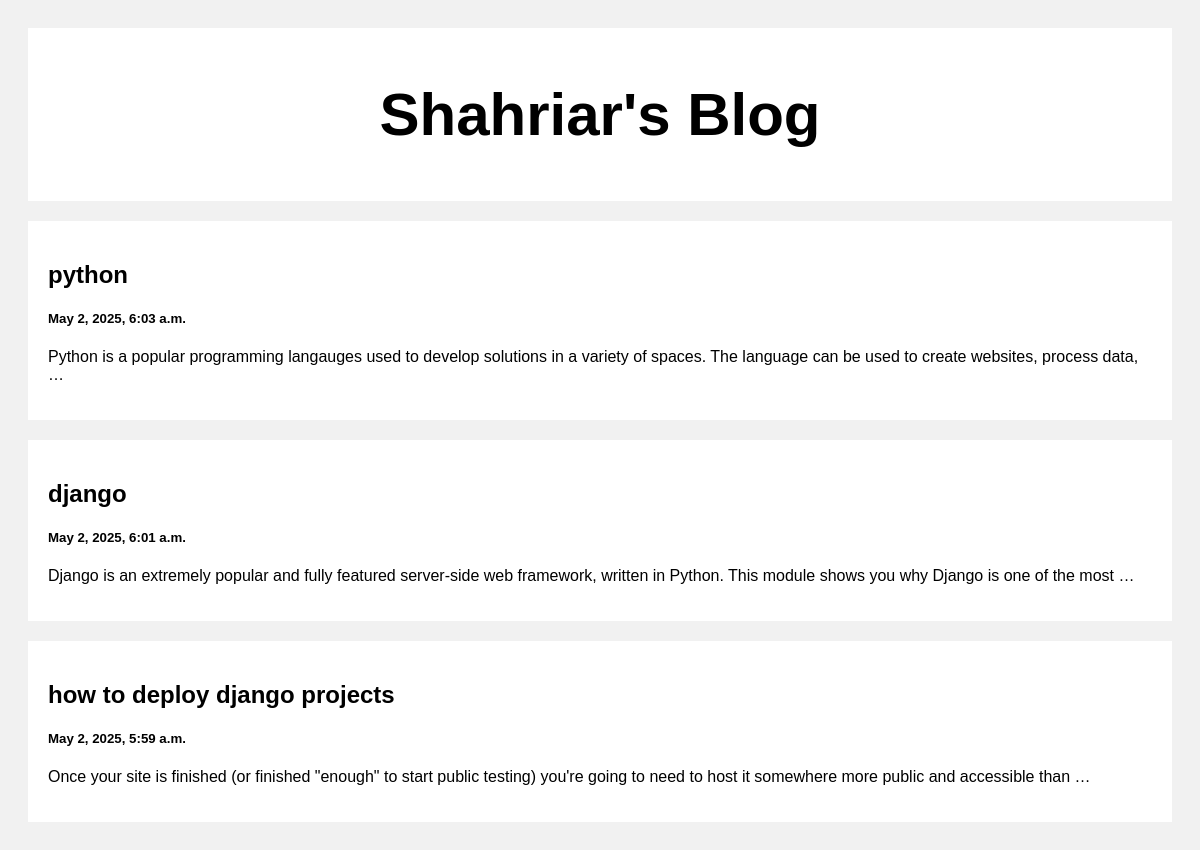
The page / on the database its author committed.
### posts/models.py (models this page shows)
class Post(models.Model):
    title=models.CharField(max_length=100)
    body=models.CharField(max_length=10000000)
    created_at=models.DateTimeField(default=datetime.now,blank=True)

### posts/views.py (the view)
# urls.py: path('',views.index,name='index'),
def index(request):
    posts=Post.objects.all()
    return render(request,'index.html',{'posts':posts})

### templates/index.html (shortened to what this page needs)
<!DOCTYPE html>
<html>
<head>
</head>
<body>
<div class="header">
  <h2>Shahriar's Blog</h2>
</div>
<div class="row">
  <div class="leftcolumn">
    {% for post in posts reversed %}
    <div class="card">
      <a style="text-decoration: none; color: black;" href="/post/{{post.id}}">
        <h2>{{post.title}}</h2>
        <h5>{{post.created_at}}</h5>
        <p>{{post.body|truncatewords:25}}</p>
      </a>
    </div>
    {% endfor %}
  </div>
</div>
</body>
</html>

### templates/index.html (style rules this page uses)
* { box-sizing: border-box; }
body { font-family: Arial; padding: 20px; background: #f1f1f1; }
.header { padding: 2px; font-size: 40px; text-align: center; background: white; }
.leftcolumn { float: left; width: 100%; }
.card { background-color: white; padding: 20px; margin-top: 20px; }
.row:after { content: ""; display: table; clear: both; }

### rows shown on the page
Post: title "python", created_at "May 2, 2025, 6:03 a.m.", body "Python is a popular programming langauges used to develop solutions in a variety of spaces. The language can be used to create websites, process data, …"
Post: title "django", created_at "May 2, 2025, 6:01 a.m.", body "Django is an extremely popular and fully featured server-side web framework, written in Python. This module shows you why Django is one of the most …"
Post: title "how to deploy django projects", created_at "May 2, 2025, 5:59 a.m.", body "Once your site is finished (or finished \"enough\" to start public testing) you're going to need to host it somewhere more public and accessible than …"
